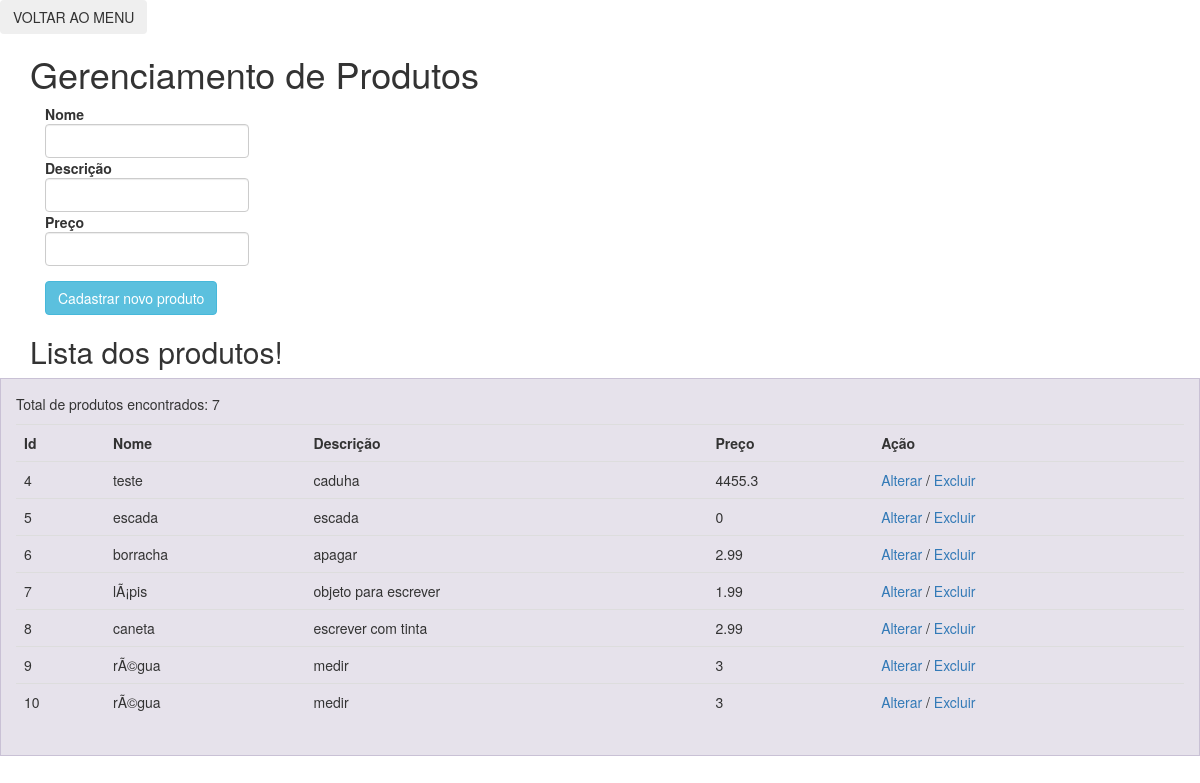
/produtos.php, run on the app's committed database.
### tables this page shows
CREATE TABLE IF NOT EXISTS `produto` (
  `id` int(100) NOT NULL AUTO_INCREMENT,
  `Nome` varchar(100) NOT NULL,
  `Descricao` varchar(250) NOT NULL,
  `Preco` float NOT NULL,
  PRIMARY KEY (`id`)
);

### produtos.php (the view, shortened to what this page needs)
<?php
include "config.php";
$query = mysqli_query($con,"SELECT * FROM produto");
?>
<!DOCTYPE html PUBLIC "-//W3C//DTD XHTML 1.0 Transitional//EN" "http://www.w3.org/TR/xhtml1/DTD/xhtml1-transitional.dtd">
<html xmlns="http://www.w3.org/1999/xhtml">
<head>
    <link rel="stylesheet" href="style/css/bootstrap.min.css"/>
    <link rel="stylesheet" href="style/css/grid.css"/>
</head>
<body>
<?php include("voltar.php"); ?>
<div class="container">
    <h1>Gerenciamento de Produtos</h1>
    	<div class="container">
            <form action="produtos.php" method="POST">
            <label>Nome<input name="nome" class="form-control" type="text"/>
            <label>Descrição<input name="descricao" class="form-control" type="text"/>
            <label>Preço<input name="preco"  class="form-control" type="text"/>
         </div>
         <div class="container">
            <input type="submit" class="btn btn-info" value="Cadastrar novo produto" />
         </div>
</div>
<div class="container">
<h2>Lista dos produtos!</h2>
</div>
<div class="container col-md-12">
<table class="table">
	<tr>
	<td class="row row"><strong>Id</strong></td>
    <td><strong>Nome</strong></td>
    <td><strong>Descrição</strong></td>
    <td><strong>Preço</strong></td>
    <td><strong>Ação</strong></td>
    </tr>
    <?php
	while($produto = mysqli_fetch_assoc($query))
	{
	?>
    <tr>
    <td><?php echo $produto["id"] ?> </td>
    <td><?php echo $produto["Nome"] ?></td>
    <td><?php echo $produto["Descricao"] ?></td>
    <td><?php echo $produto["Preco"] ?></td>
    <td><a href="alterar_produto.php?id=<?php echo $produto["id"];?>">Alterar</a> / <a href="produtos.php?id=<?php echo $produto["id"];?>">Excluir</a></td>
    </tr>
    <?php } ?>
</table>
</div>
</body>
</html>

### voltar.php
<button type="button" class="btn btn-group" onClick="window.location.href='index.php'">VOLTAR AO MENU</button>

### style/css/grid.css (style rules this page uses)
.row { margin-bottom: 20px; }
[class*="col-"] { padding-top: 15px; padding-bottom: 15px; background-color: #eee; background-color: rgba(86,61,124,.15); border: 1px solid #ddd; border: 1px solid rgba(86,61,124,.2); }

### data on the page
produto: id "4", Nome "teste", Descricao "caduha", Preco "4455.3"
produto: id "5", Nome "escada", Descricao "escada", Preco "0"
produto: id "6", Nome "borracha", Descricao "apagar", Preco "2.99"
produto: id "7", Nome "lÃ¡pis", Descricao "objeto para escrever", Preco "1.99"
produto: id "8", Nome "caneta", Descricao "escrever com tinta", Preco "2.99"
produto: id "9", Nome "rÃ©gua", Descricao "medir", Preco "3"
produto: id "10", Nome "rÃ©gua", Descricao "medir", Preco "3"
